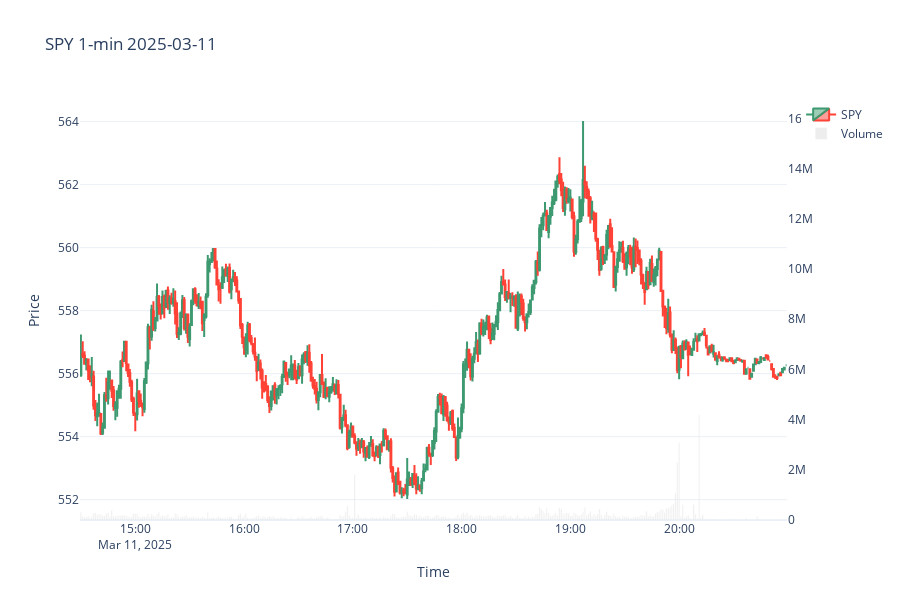

The cell this chart's notebook holds for it:
### Code cell
# Plot candlestick + volume
if not df.empty:
    fig = go.Figure(data=[go.Candlestick(x=df['ts'], open=df.get('open'), high=df.get('high'), low=df.get('low'), close=df.get('close'), name='SPY')])
    if 'volume' in df.columns:
        fig.add_trace(go.Bar(x=df['ts'], y=df['volume'], name='Volume', yaxis='y2', marker_color='lightgray', opacity=0.4))
        fig.update_layout(yaxis2=dict(overlaying='y', side='right', showgrid=False, range=[0, float(df['volume'].max())*4]))
    fig.update_layout(title=f'SPY 1-min {dt}', xaxis_title='Time', yaxis_title='Price', xaxis_rangeslider_visible=False, template='plotly_white', height=600)
    fig.show()
else:
    print('No data to plot; try another dt or check MinIO path.')

### Figure 1 — Plotly figure (JSON) as saved in the notebook; plotly's stock layout.template omitted (floating-point values rounded to 4 significant figures; data arrays with more than 128 entries replaced by an {"elided": "..."} marker saying what was removed)
{"data": [{"close": {"elided": "390 float values"}, "high": {"elided": "390 float values"}, "low": {"elided": "390 float values"}, "name": "SPY", "open": {"elided": "390 float values"}, "type": "candlestick", "x": {"elided": "390 str values"}}, {"marker": {"color": "lightgray"}, "name": "Volume", "opacity": 0.4, "type": "bar", "x": {"elided": "390 str values"}, "y": {"elided": "390 int values"}, "yaxis": "y2"}], "layout": {"height": 600, "title": {"text": "SPY 1-min 2025-03-11"}, "xaxis": {"rangeslider": {"visible": false}, "title": {"text": "Time"}}, "yaxis": {"title": {"text": "Price"}}, "yaxis2": {"overlaying": "y", "range": [0, 16734200], "showgrid": false, "side": "right"}}}
